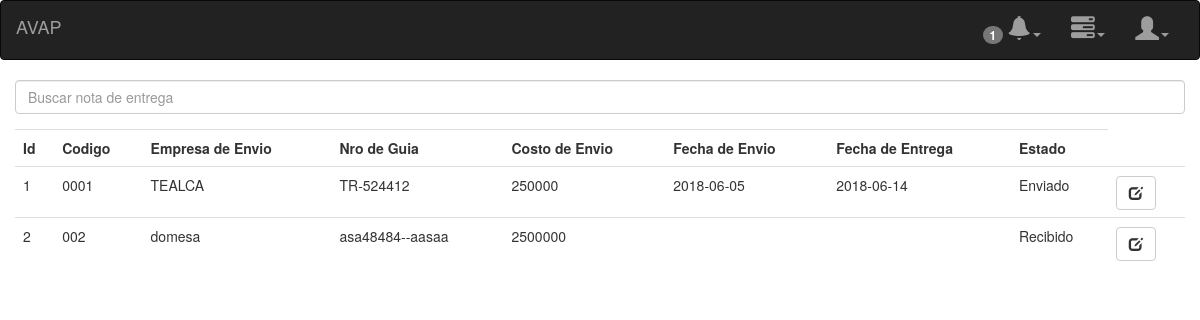
Before: /pages/notaEntrega.php (signed in) with the older database file.
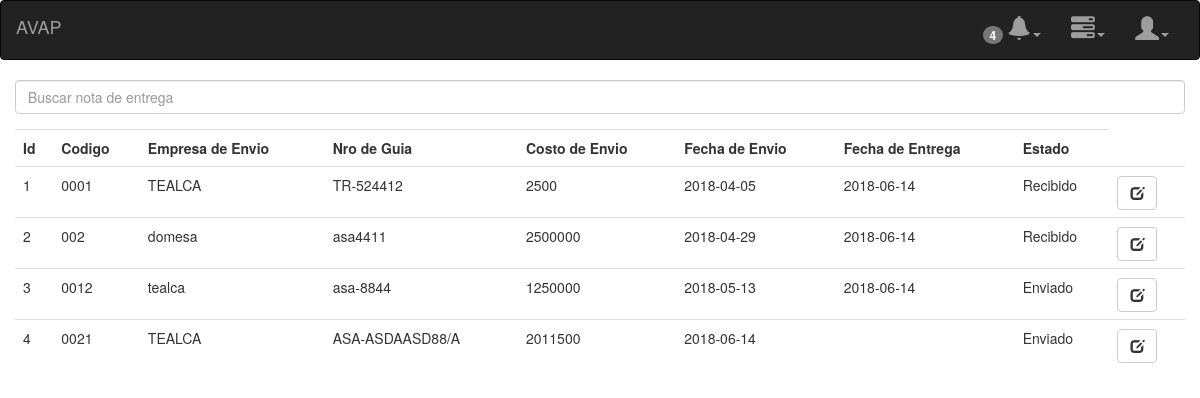
After: the same page with the newer database file.
### tables this page shows
CREATE TABLE `nota_entrega` (
  `id_nota_entrega` int(10) unsigned NOT NULL AUTO_INCREMENT,
  `cod_nota_entrega` varchar(5) NOT NULL,
  `id_factura` int(10) unsigned NOT NULL,
  `empresa_envio` varchar(25) NOT NULL,
  `guia` varchar(25) NOT NULL,
  `costo_envio` varchar(10) NOT NULL,
  `estado` int(11) NOT NULL,
  `fecha_envio` varchar(10) NOT NULL,
  `fechaEntrega` varchar(10) NOT NULL,
  `fecha_log` timestamp NOT NULL DEFAULT CURRENT_TIMESTAMP,
  PRIMARY KEY (`id_nota_entrega`),
  KEY `id_factura` (`id_factura`),
  CONSTRAINT `nota_entrega_ibfk_1` FOREIGN KEY (`id_factura`) REFERENCES `factura` (`id_factura`) ON DELETE CASCADE ON UPDATE CASCADE
);

### controllers/facturas/notificacion.php (called while the page is built, shortened)
<?php
    $notificacion = new Factura();
    $notificaciones = $notificacion->notificacion();
    $contar = 0;
    foreach($notificaciones as $value=>$item){
    	$valor = $item['notificacion'];
    	if($valor >= 15){
    		$contar = $contar += 1;
    	}
    }

### controllers/notaEntrega/notificacionN.php (called while the page is built, shortened)
<?php
	require_once '../models/nota_entrega.php';
    $notificacion = new NotaEntrega();
    $notificaciones = $notificacion->notificacionN();
    $contarN = 0;
    foreach($notificaciones as $value=>$item){
    	$valor = $item['notificacion'];
    	if($valor >= 3){
    		$contarN = $contarN += 1;
    	}
    }

### models/db.php (called while the page is built)
<?php
class db
{
    public static function conexion(){
        $conexion = new mysqli('localhost', 'root', '', 'avap', '3306');
        $conexion->query("SET NAMES 'utf8'");
        return $conexion;
    }
}

### controllers/notaEntrega/allNota.php (called while the page is built)
<?php
require_once '../models/nota_entrega.php';
	$nota = new NotaEntrega();
	$nota_entrega = $nota->getNotaEnvio();

### models/nota_entrega.php (called while the page is built, shortened)
<?php
require_once 'db.php';
class NotaEntrega{
	private $db;
	private $nota_entrega;
	public function __construct(){
		$this->db=db::conexion();
		$this->nota_entrega=array();
	}
    public function getNotaEnvio(){
        $sql = $this->db->query("SELECT * FROM nota_entrega");
        while($filas = $sql->fetch_assoc()){
            $this->nota_entrega[] = $filas;
        }
        return $this->nota_entrega;
    }
    public function notificacionN(){
        $sql = $this->db->query("SELECT id_nota_entrega, cod_nota_entrega, fecha_envio, DATEDIFF(CURDATE(), fecha_envio) AS notificacion FROM nota_entrega WHERE estado = 1");
        while($filas = $sql->fetch_assoc()){
            $this->nota_entrega[] = $filas;
        }
        return $this->nota_entrega;
    }
}

### pages/notaEntrega.php (the view, shortened to what this page needs)
<?php require_once 'layout/head.php'; ?>
<?php require_once 'layout/nav.php'; ?>
<?php require_once '../controllers/notaEntrega/allNota.php';?>
	<div class="col-xs-12 col-sm-12 col-md-12 col-lg-12">
		<div>
			<div class="form-group">
				<input type="text" id="searchNota" class="form-control" onkeypress="return numeroyletras(event)" placeholder="Buscar nota de entrega">
			</div>
		</div>
		<table class="table table-responsive" id="tablaNotaEntrega">
			<tr>
				<th>Id</th>
				<th>Codigo</th>
				<th>Empresa de Envio</th>
				<th>Nro de Guia</th>
				<th>Costo de Envio</th>
				<th>Fecha de Envio</th>
				<th>Fecha de Entrega</th>
				<th>Estado</th>
			</tr>
			<?php for($i=0; $i<count($nota_entrega); $i++){ $rs = $nota_entrega[$i]; ?>
			<tr>
				<td><?php echo $rs['id_nota_entrega']; ?></td>
				<td><?php echo $rs['cod_nota_entrega']; ?></td>
				<td><?php echo $rs['empresa_envio']; ?></td>
				<td><?php echo $rs['guia']; ?></td>
				<td><?php echo $rs['costo_envio']; ?></td>
				<td><?php echo $rs['fecha_envio']; ?></td>
				<td><?php echo $rs['fechaEntrega']; ?></td>
				<td>
					<?php if($rs['estado'] == '1'){
						echo 'Enviado';
					}else if($rs['estado'] == '2') {
						echo 'Recibido';
					}else if($rs['estado'] == '3'){
						echo 'Extraviado';
					}else if($rs['estado'] == '4'){
						echo 'Devuelto';
					} ?>
				</td>
				<td>
					<a href="#" onclick="editNotaEntrega(this,<?php echo $rs['estado']; ?>);" title="Editar nota de entrega" class="btn btn-default glyphicon glyphicon-edit"></a>
				</td>
			</tr>
			<?php } ?>
		</table>
	</div>
<?php require_once 'layout/footer.php'; ?>

### pages/layout/nav.php (shortened to what this page needs)
<?php
if(isset($_SESSION['cuenta'])){
	require_once '../controllers/facturas/notificacion.php';
	require_once '../controllers/notaEntrega/notificacionN.php';
}
?>
<nav class="navbar navbar-inverse">
	<div class="container-fluid">
		<div class="navbar-header">
			<a class="navbar-brand" href="./">AVAP</a>
		</div>
		<div class="collapse navbar-collapse" id="bs-example-navbar-collapse-1">
			<ul class="nav navbar-nav navbar-right" id="navegacion">
				<li class="dropdown"><a href="" class="dropdown-toggle" data-toggle="dropdown" role="button" aria-haspopup="true" aria-expanded="false"><i class="glyphicon glyphicon-user"></i><span class="caret"></span></a>
          </li>
			</ul>
			<?php if(isset($_SESSION['cuenta'] ) && ($_SESSION['rol']) == '3') { ?>
			<ul class="nav navbar-nav navbar-right" id="navegacion">
				<li class="dropdown"><a href="" class="dropdown-toggle"	data-toggle="dropdown" role="button" aria-haspopup="true" aria-expanded="false"><i class="glyphicon glyphicon-tasks"></i><span class="caret"></span></a>
				</li>
			</ul><?php } ?>
			<?php if(isset($_SESSION['cuenta'] )) { ?>
			<ul class="nav navbar-nav navbar-right" id="navegacion">
	        	<li class="dropdown">
	        		<a href="" class="dropdown-toggle" data-toggle="dropdown" role="button" aria-haspopup="true" aria-expanded="false">
	        			<span class="badge"><?php echo $contar+$contarN ; ?></span>
	        			<i class="glyphicon glyphicon-bell"></i><span class="caret"></span></a>
				</li>
			</ul><?php } ?>
		</div>
	</div>
</nav>

Changed rows visible on the page:
changed nota_entrega "TR-524412": costo_envio "250000" → "2500"; fecha_envio "2018-06-05" → "2018-04-05"; estado "Enviado" → "Recibido"
changed nota_entrega "domesa": guia "asa48484--aasaa" → "asa4411"; fecha_envio (not shown) → "2018-04-29"; fechaEntrega (not shown) → "2018-06-14"
added nota_entrega: id_nota_entrega "3", cod_nota_entrega "0012", empresa_envio "tealca", guia "asa-8844", costo_envio "1250000", fecha_envio "2018-05-13", fechaEntrega "2018-06-14", estado "Enviado"
added nota_entrega: id_nota_entrega "4", cod_nota_entrega "0021", empresa_envio "TEALCA", guia "ASA-ASDAASD88/A", costo_envio "2011500", fecha_envio "2018-06-14", estado "Enviado"
Other visible differences:
$contar+$contarN: "1" → "4"
